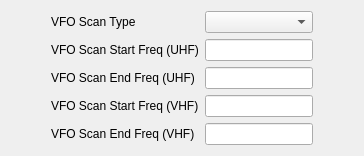
     <widget class="QWidget" name="tab_14">
      <attribute name="title">
       <string>VFO Scan</string>
      </attribute>
      <layout class="QHBoxLayout" name="horizontalLayout_24">
       <item>
        <spacer name="horizontalSpacer_24">
         <property name="orientation">
          <enum>Qt::Orientation::Horizontal</enum>
         </property>
         <property name="sizeHint" stdset="0">
          <size>
           <width>40</width>
           <height>20</height>
          </size>
         </property>
        </spacer>
       </item>
       <item>
        <layout class="QFormLayout" name="formLayout_17">
         <property name="formAlignment">
          <set>Qt::AlignmentFlag::AlignRight|Qt::AlignmentFlag::AlignTop|Qt::AlignmentFlag::AlignTrailing</set>
         </property>
         <item row="0" column="0">
          <widget class="QLabel" name="label_165">
           <property name="text">
            <string>VFO Scan Type</string>
           </property>
          </widget>
         </item>
         <item row="1" column="0">
          <widget class="QLabel" name="label_166">
           <property name="text">
            <string>VFO Scan Start Freq (UHF)</string>
           </property>
          </widget>
         </item>
         <item row="2" column="0">
          <widget class="QLabel" name="label_167">
           <property name="text">
            <string>VFO Scan End Freq (UHF)</string>
           </property>
          </widget>
         </item>
         <item row="3" column="0">
          <widget class="QLabel" name="label_168">
           <property name="text">
            <string>VFO Scan Start Freq (VHF)</string>
           </property>
          </widget>
         </item>
         <item row="4" column="0">
          <widget class="QLabel" name="label_169">
           <property name="text">
            <string>VFO Scan End Freq (VHF)</string>
           </property>
          </widget>
         </item>
         <item row="0" column="1">
          <widget class="QComboBox" name="vfoScanTypeCmbx"/>
         </item>
         <item row="1" column="1">
          <widget class="QLineEdit" name="vfoScanStartUhfTxt"/>
         </item>
         <item row="2" column="1">
          <widget class="QLineEdit" name="vfoScanEndUhfTxt"/>
         </item>
         <item row="3" column="1">
          <widget class="QLineEdit" name="vfoScanStartVhfTxt"/>
         </item>
         <item row="4" column="1">
          <widget class="QLineEdit" name="vfoScanEndVhfTxt"/>
         </item>
        </layout>
       </item>
       <item>
        <spacer name="horizontalSpacer_25">
         <property name="orientation">
          <enum>Qt::Orientation::Horizontal</enum>
         </property>
         <property name="sizeHint" stdset="0">
          <size>
           <width>40</width>
           <height>20</height>
          </size>
         </property>
        </spacer>
       </item>
      </layout>
     </widget>
